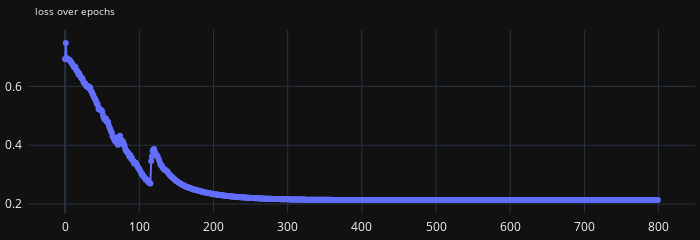

Write notebook code for a chart like this one.
### Code cell
plot_vals(hist)

### Figure 1 — Plotly figure (JSON) as saved in the notebook; plotly's stock layout.template omitted (floating-point values rounded to 4 significant figures; data arrays with more than 128 entries replaced by an {"elided": "..."} marker saying what was removed)
{"data": [{"mode": "lines+markers", "name": "loss over epochs", "type": "scatter", "x": {"elided": "800 int values"}, "y": {"elided": "800 float values"}}], "layout": {"autosize": false, "height": 150, "legend": {"font": {"size": 5}}, "margin": {"b": 5, "l": 5, "pad": 5, "r": 5, "t": 30}, "title": {"font": {"size": 10}, "text": "loss over epochs"}, "width": 700}}
